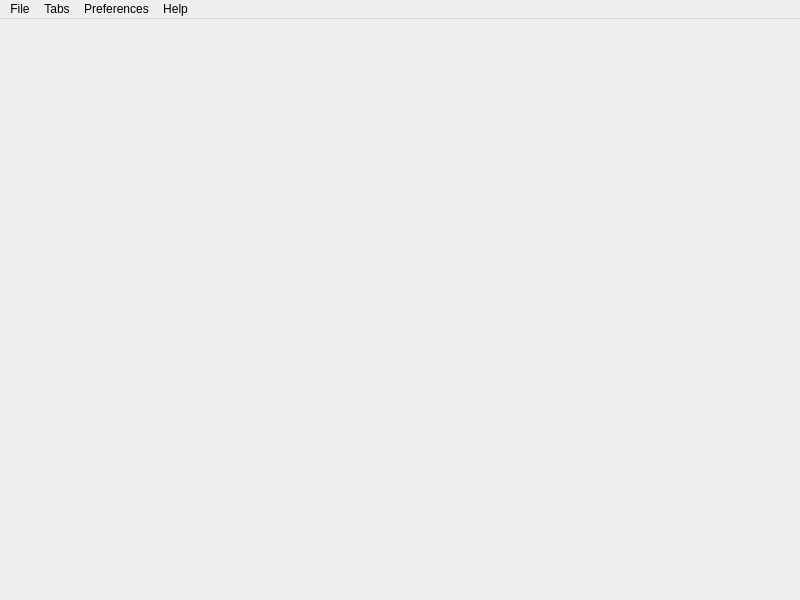
<?xml version="1.0" encoding="UTF-8"?>
<ui version="4.0">
 <class>mainwindow</class>
 <widget class="QMainWindow" name="mainwindow">
  <property name="geometry">
   <rect>
    <x>0</x>
    <y>0</y>
    <width>800</width>
    <height>600</height>
   </rect>
  </property>
  <property name="windowTitle">
   <string>MainWindow</string>
  </property>
  <widget class="QWidget" name="central_widget">
   <layout class="QHBoxLayout" name="horizontalLayout">
    <property name="leftMargin">
     <number>5</number>
    </property>
    <property name="topMargin">
     <number>5</number>
    </property>
    <property name="rightMargin">
     <number>5</number>
    </property>
    <property name="bottomMargin">
     <number>5</number>
    </property>
    <item>
     <widget class="TabWidget" name="tab_widget" native="true"/>
    </item>
   </layout>
  </widget>
  <widget class="QMenuBar" name="menubar">
   <property name="geometry">
    <rect>
     <x>0</x>
     <y>0</y>
     <width>800</width>
     <height>26</height>
    </rect>
   </property>
   <widget class="QMenu" name="file_menu">
    <property name="title">
     <string>File</string>
    </property>
    <widget class="QMenu" name="cube_menu">
     <property name="title">
      <string>Load Orbital Data...</string>
     </property>
     <addaction name="load_cube_file_action"/>
     <addaction name="load_cube_online_action"/>
    </widget>
    <widget class="QMenu" name="export_menu">
     <property name="title">
      <string>Export</string>
     </property>
     <addaction name="show_matplotlib"/>
     <addaction name="export_txt"/>
    </widget>
    <widget class="QMenu" name="log_menu">
     <property name="title">
      <string>Open .log Files...</string>
     </property>
     <addaction name="log_file_action"/>
     <addaction name="mod_log_file_action"/>
    </widget>
    <widget class="QMenu" name="load_hdf5_menu">
     <property name="title">
      <string>Load Sliced Data...</string>
     </property>
     <addaction name="load_hdf5_action"/>
     <addaction name="load_sliced_online_action"/>
     <addaction name="load_sliced_online_action2"/>
    </widget>
    <addaction name="load_hdf5_menu"/>
    <addaction name="cube_menu"/>
    <addaction name="separator"/>
    <addaction name="export_menu"/>
    <addaction name="separator"/>
    <addaction name="log_menu"/>
   </widget>
   <widget class="QMenu" name="edit_menu">
    <property name="title">
     <string>Tabs</string>
    </property>
    <addaction name="open_sim_tab_action"/>
    <addaction name="open_profile_tab_action"/>
    <addaction name="open_lmfit_tab_action"/>
   </widget>
   <widget class="QMenu" name="settings_menu">
    <property name="title">
     <string>Preferences</string>
    </property>
    <widget class="QMenu" name="general_menu">
     <property name="title">
      <string>General Settings</string>
     </property>
     <addaction name="general_action"/>
     <addaction name="general_default_action"/>
    </widget>
    <widget class="QMenu" name="logging_menu">
     <property name="title">
      <string>Logging Settings</string>
     </property>
     <addaction name="logging_action"/>
     <addaction name="logging_default_action"/>
    </widget>
    <addaction name="general_menu"/>
    <addaction name="logging_menu"/>
    <addaction name="separator"/>
    <addaction name="settings_action"/>
   </widget>
   <widget class="QMenu" name="help_menu">
    <property name="title">
     <string>Help</string>
    </property>
    <addaction name="readme_action"/>
    <addaction name="welcome_action"/>
    <addaction name="about_action"/>
   </widget>
   <addaction name="file_menu"/>
   <addaction name="edit_menu"/>
   <addaction name="settings_menu"/>
   <addaction name="help_menu"/>
  </widget>
  <action name="open_sim_tab_action">
   <property name="text">
    <string>Open new Orbital Tab</string>
   </property>
  </action>
  <action name="load_cube_file_action">
   <property name="text">
    <string>Locally...</string>
   </property>
  </action>
  <action name="load_cube_online_action">
   <property name="text">
    <string>Online...</string>
   </property>
  </action>
  <action name="show_matplotlib">
   <property name="text">
    <string>Matplotlib</string>
   </property>
  </action>
  <action name="log_file_action">
   <property name="text">
    <string>default.log...</string>
   </property>
  </action>
  <action name="mod_log_file_action">
   <property name="text">
    <string>module.log</string>
   </property>
  </action>
  <action name="general_action">
   <property name="text">
    <string>Edit User</string>
   </property>
  </action>
  <action name="general_default_action">
   <property name="text">
    <string>Show Default</string>
   </property>
  </action>
  <action name="logging_action">
   <property name="text">
    <string>Edit User</string>
   </property>
  </action>
  <action name="logging_default_action">
   <property name="text">
    <string>Show Default</string>
   </property>
  </action>
  <action name="settings_action">
   <property name="text">
    <string>Reload Settings</string>
   </property>
  </action>
  <action name="readme_action">
   <property name="text">
    <string>Open README</string>
   </property>
  </action>
  <action name="welcome_action">
   <property name="text">
    <string>Open Welcome</string>
   </property>
  </action>
  <action name="about_action">
   <property name="text">
    <string>About kMap</string>
   </property>
  </action>
  <action name="ref_action">
   <property name="text">
    <string>Print References</string>
   </property>
  </action>
  <action name="load_hdf5_action">
   <property name="text">
    <string>Locally...</string>
   </property>
  </action>
  <action name="load_sliced_online_action">
   <property name="text">
    <string>From Orbitals ...</string>
   </property>
  </action>
  <action name="load_sliced_online_action2">
   <property name="text">
    <string>From hnu-dependence ...</string>
   </property>
  </action>
  <action name="open_profile_tab_action">
   <property name="text">
    <string>Open new Profile Tab</string>
   </property>
  </action>
  <action name="open_lmfit_tab_action">
   <property name="text">
    <string>Open new LM-Fit Tab</string>
   </property>
  </action>
  <action name="rename_current_tab_action">
   <property name="text">
    <string>Rename current Tab</string>
   </property>
  </action>
  <action name="export_txt">
   <property name="text">
    <string>Textfile</string>
   </property>
   <property name="toolTip">
    <string>Exports the contents of the current tab, if possible, as .txt file.

Currently the profile plot and the lmfit plot tab support this feature.</string>
   </property>
  </action>
 </widget>
 <customwidgets>
  <customwidget>
   <class>TabWidget</class>
   <extends>QWidget</extends>
   <header>kmap/controller/tabwidget</header>
   <container>1</container>
  </customwidget>
 </customwidgets>
 <resources/>
 <connections/>
</ui>
